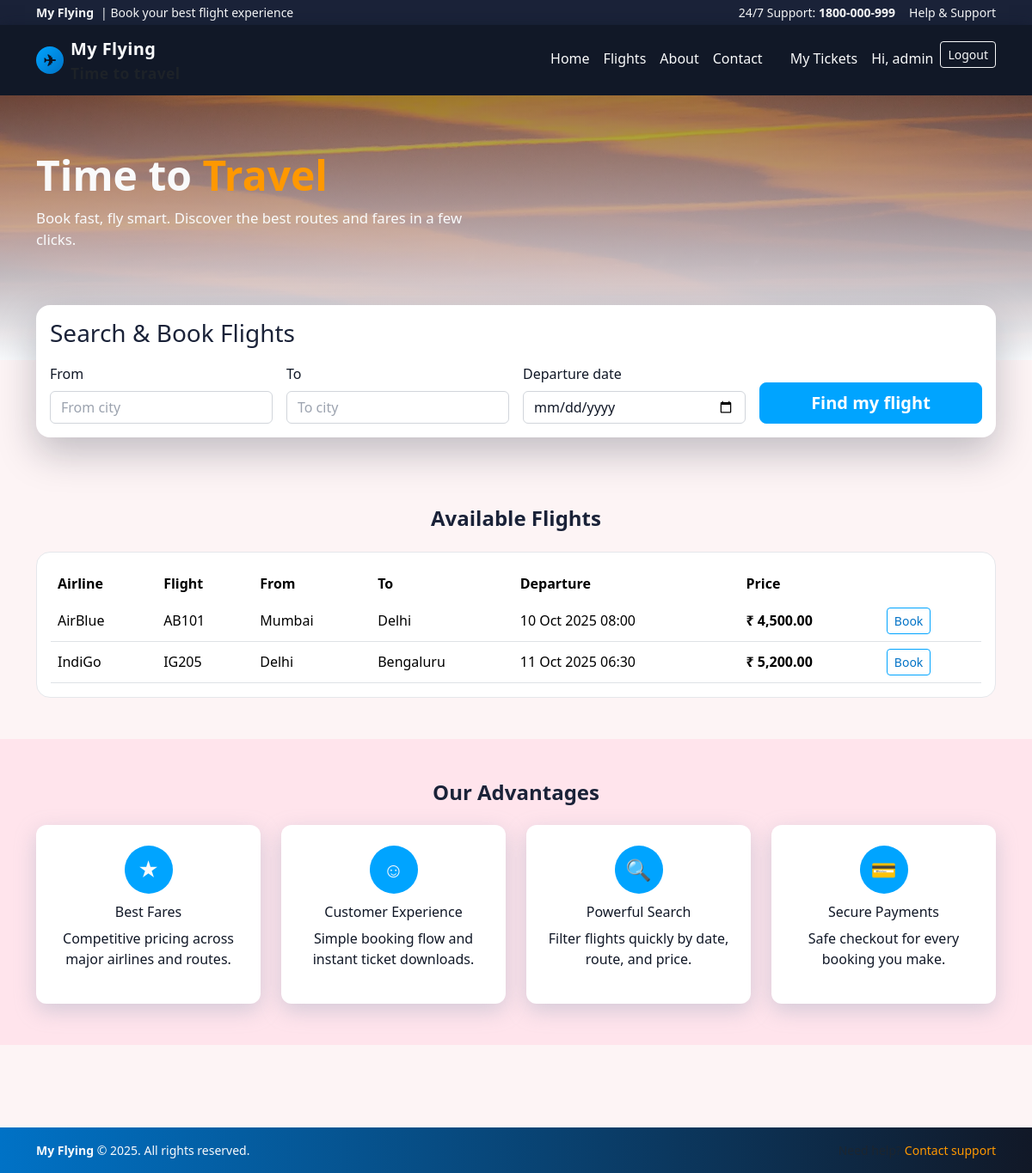
/ (signed in), run on the app's committed database.
### tables this page shows
CREATE TABLE flights (
  id INT AUTO_INCREMENT PRIMARY KEY,
  airline VARCHAR(100) NOT NULL,
  flight_no VARCHAR(50) NOT NULL,
  from_city VARCHAR(100) NOT NULL,
  to_city VARCHAR(100) NOT NULL,
  depart DATETIME NOT NULL,
  arrive DATETIME NOT NULL,
  price DECIMAL(10,2) NOT NULL,
  seats_total INT NOT NULL DEFAULT 100,
  seats_available INT NOT NULL DEFAULT 100,
  created_at TIMESTAMP DEFAULT CURRENT_TIMESTAMP
);

### config.php (called while the page is built, shortened)
<?php
function e($s){ return htmlspecialchars((string)$s, ENT_QUOTES, 'UTF-8'); }
?>

### index.php (the view)
<?php
require 'inc/header.php';
?>
<section class="hero-section">
  <div class="container hero-inner">
    <div class="hero-text">
      <h1 class="hero-title">Time to <span>Travel</span></h1>
      <p class="hero-subtitle">
        Book fast, fly smart. Discover the best routes and fares in a few clicks.
      </p>
    </div>
  </div>
</section>
<section class="search-panel-section">
  <div class="container">
    <div class="search-panel card">
      <div class="card-body">
        <h3 class="mb-3">Search &amp; Book Flights</h3>
        <form id="searchForm" method="get" action="/flying/flight_search.php" class="row g-3 align-items-end">
          <div class="col-md-3">
            <label class="form-label">From</label>
            <input name="from" class="form-control" placeholder="From city">
          </div>
          <div class="col-md-3">
            <label class="form-label">To</label>
            <input name="to" class="form-control" placeholder="To city">
          </div>
          <div class="col-md-3">
            <label class="form-label">Departure date</label>
            <input name="date" type="date" class="form-control">
          </div>
          <div class="col-md-3 d-grid">
            <button class="btn btn-primary btn-lg mt-md-4">Find my flight</button>
          </div>
        </form>
      </div>
    </div>
  </div>
</section>
<section class="popular-flights-section py-5">
  <div class="container">
    <h4 class="section-title text-center mb-4">Available Flights</h4>
    <div class="card flights-table-card">
      <div class="card-body table-responsive">
        <table class="table table-hover align-middle mb-0 flights-table">
          <thead>
            <tr>
              <th>Airline</th>
              <th>Flight</th>
              <th>From</th>
              <th>To</th>
              <th>Departure</th>
              <th>Price</th>
              <th></th>
            </tr>
          </thead>
          <tbody>
          <?php
          $stmt = $mysqli->prepare("SELECT id,airline,flight_no,from_city,to_city,depart,price FROM flights ORDER BY depart LIMIT 6");
          $stmt->execute(); $res = $stmt->get_result();
          while($f = $res->fetch_assoc()):
          ?>
            <tr>
              <td><?=e($f['airline'])?></td>
              <td><?=e($f['flight_no'])?></td>
              <td><?=e($f['from_city'])?></td>
              <td><?=e($f['to_city'])?></td>
              <td><?=date('d M Y H:i', strtotime($f['depart']))?></td>
              <td><strong>₹ <?=number_format($f['price'],2)?></strong></td>
              <td>
                <a href="/flying/book_flight.php?flight_id=<?=e($f['id'])?>" class="btn btn-sm btn-outline-primary">
                  Book
                </a>
              </td>
            </tr>
          <?php endwhile; $stmt->close(); ?>
          </tbody>
        </table>
      </div>
    </div>
  </div>
</section>
<section class="advantages-section py-5">
  <div class="container text-center">
    <h4 class="section-title mb-4">Our Advantages</h4>
    <div class="row g-4">
      <div class="col-md-3 col-6">
        <div class="advantage-card">
          <div class="icon-circle">★</div>
          <h6>Best Fares</h6>
          <p>Competitive pricing across major airlines and routes.</p>
        </div>
      </div>
      <div class="col-md-3 col-6">
        <div class="advantage-card">
          <div class="icon-circle">☺</div>
          <h6>Customer Experience</h6>
          <p>Simple booking flow and instant ticket downloads.</p>
        </div>
      </div>
      <div class="col-md-3 col-6">
        <div class="advantage-card">
          <div class="icon-circle">🔍</div>
          <h6>Powerful Search</h6>
          <p>Filter flights quickly by date, route, and price.</p>
        </div>
      </div>
      <div class="col-md-3 col-6">
        <div class="advantage-card">
          <div class="icon-circle">💳</div>
          <h6>Secure Payments</h6>
          <p>Safe checkout for every booking you make.</p>
        </div>
      </div>
    </div>
  </div>
</section>
<?php require 'inc/footer.php'; ?>

### style.css (style rules this page uses)
:root { --color-bg: #fdf4f5; --color-primary: #00a4ff; --color-primary-dark: #0072c6; --color-accent: #ff9800; --color-accent-dark: #f57c00; --color-header-dark: #1a2238; --color-header-darker: #111827; --color-text: #111827; --color-light: #f9fafb; --color-muted: #9ca3af; --color-advantages-bg: #ffe4ec; }
body { min-height: 100vh; margin: 0; font-family: system-ui, -apple-system, BlinkMacSystemFont, "Segoe UI", sans-serif; background: var(--color-bg); color: var(--color-text); }
.hero-section { position: relative; background: url('/flying/image/2.jpeg') no-repeat center top; background-size: cover; padding: 4rem 0 7rem; }
.hero-section::after { content: ""; position: absolute; inset: 0; background: linear-gradient(to bottom, rgba(15, 23, 42, 0.4), rgba(248, 250, 252, 1)); }
.hero-inner { position: relative; z-index: 1; color: var(--color-light); }
.hero-title { font-size: 3rem; font-weight: 800; margin-bottom: 0.5rem; }
.hero-title span { color: var(--color-accent); }
.hero-subtitle { font-size: 1.05rem; max-width: 520px; }
.search-panel-section { margin-top: -4rem; margin-bottom: 2rem; }
.search-panel.card { border-radius: 1rem; box-shadow: 0 18px 45px rgba(15, 23, 42, 0.25); border: none; }
.card { background: #ffffff; border-radius: 0.75rem; border: 1px solid #e5e7eb; color: var(--color-text); }
.card h3, .card h4, .card h5 { color: var(--color-header-dark); }
.btn-primary { background: var(--color-primary); border-color: var(--color-primary); font-weight: 600; }
.btn-outline-primary { border-color: var(--color-primary); color: var(--color-primary-dark); }
.form-control { background-color: #ffffff; border-color: #d1d5db; color: var(--color-text); }
.form-control::placeholder { color: var(--color-muted); }
.flights-table-card { border-radius: 1rem; }
.flights-table thead { background: var(--color-primary); color: var(--color-light); }
.flights-table thead th { border-bottom: none; }
.flights-table tbody tr:nth-child(even) { background-color: #f5f9ff; }
.advantages-section { background: var(--color-advantages-bg); }
.section-title { font-weight: 700; color: var(--color-header-dark); }
.advantage-card { background: #ffffff; border-radius: 0.75rem; padding: 1.5rem 1rem; box-shadow: 0 8px 24px rgba(148, 163, 184, 0.4); }
.icon-circle { width: 56px; height: 56px; margin: 0 auto 0.75rem; border-radius: 50%; display: flex; align-items: center; justify-content: center; font-size: 24px; background: var(--color-primary); color: var(--color-light); }

### data on the page
flights: airline "AirBlue", flight_no "AB101", from_city "Mumbai", to_city "Delhi", depart "10 Oct 2025 08:00", price "4,500.00"
flights: airline "IndiGo", flight_no "IG205", from_city "Delhi", to_city "Bengaluru", depart "11 Oct 2025 06:30", price "5,200.00"

### other printed values
$_SESSION['user_name'] "admin"
